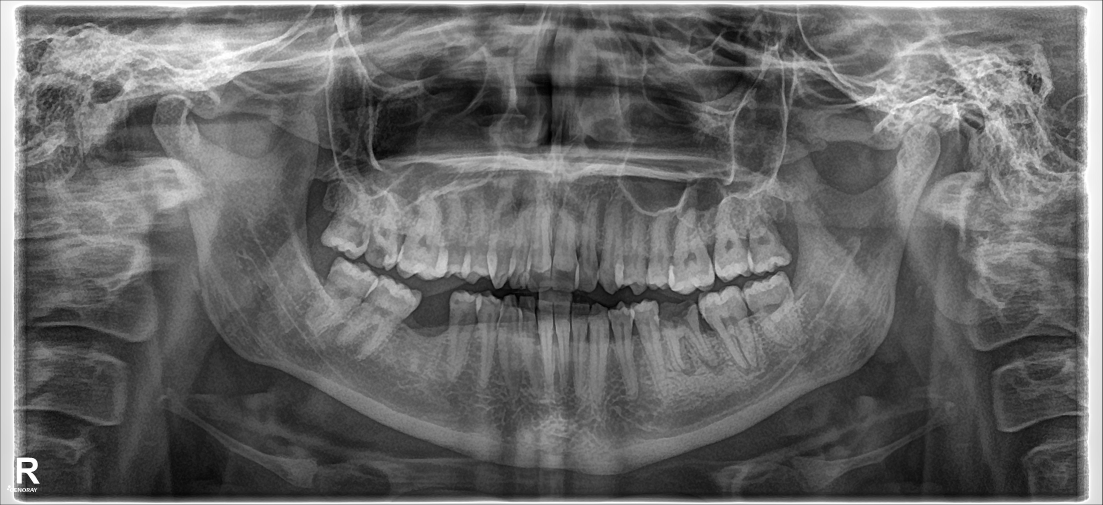
#> input picture TEST/PX_20260116-170007-975.jpg, 4412 x 2020 px (shown at 1/4 size)
$ python -i dentex_infer.py   (imports and definitions only)
#> lines starting #> are read from the running program, lines starting #| are printed output that depends on the picture
#> further down, picture is the input picture: shape (2020, 4412, 3); min 0, max 255, mean 104
"""Inference module for the DENTEX disease segmentation model.

Runs YOLOv11 instance segmentation on a panoramic X-ray and draws
color-coded masks over detected diseased teeth.

Disease classes (matching prepare_dentex_yolo.py):
    0: Impacted          — blue
    1: Caries            — red-orange
    2: Periapical Lesion — yellow
    3: Deep Caries       — bright red
"""
from __future__ import annotations

from dataclasses import dataclass, field
from pathlib import Path

import cv2
import numpy as np
from PIL import Image, ImageDraw

try:
    from ultralytics import YOLO
except ImportError:
    YOLO = None  # type: ignore[assignment,misc]

PROJECT_ROOT = Path(__file__).resolve().parents[2]
DEFAULT_DENTEX_WEIGHTS = PROJECT_ROOT / "runs" / "segment" / "dentex_disease_seg" / "weights" / "best.pt"

CLASS_NAMES = ["Impacted", "Caries", "Caries", "Deep Caries"]

# RGBA fill and outline colors per class
CLASS_COLORS: dict[int, tuple[int, int, int, int]] = {
    0: (80,  130, 220, 160),   # Impacted — blue
    1: (240, 100,  40, 160),   # Caries — orange-red
    2: (230, 210,  30, 160),   # Periapical Lesion — yellow
    3: (220,  30,  30, 180),   # Deep Caries — bright red
}
CLASS_OUTLINE: dict[int, tuple[int, int, int, int]] = {
    0: ( 60, 100, 200, 230),
    1: (220,  60,  10, 230),
    2: (200, 180,   0, 230),
    3: (200,   0,   0, 230),
}


@dataclass
class DetectedTooth:
    class_id: int
    class_name: str
    confidence: float
    box: list[float]      # [x1, y1, x2, y2] in pixels
    mask_polygon: list[tuple[int, int]] | None = None


@dataclass
class DentexResult:
    overlay: Image.Image
    detections: list[DetectedTooth] = field(default_factory=list)
    caries_count: int = 0
    deep_caries_count: int = 0
    periapical_count: int = 0
    impacted_count: int = 0


def apply_clahe(image: Image.Image) -> Image.Image:
    """Apply CLAHE to enhance contrast in a dental X-ray before inference.

    Converts to LAB color space, applies CLAHE only to the L (luminance)
    channel (tile 16×16, clipLimit 2.0), then converts back to RGB.
    This preserves color balance while enhancing local contrast in cavity
    borders, periapical shadows, and bone texture.
    """
    bgr = cv2.cvtColor(np.array(image), cv2.COLOR_RGB2BGR)
    lab = cv2.cvtColor(bgr, cv2.COLOR_BGR2LAB)
#> lab: shape (2020, 4412, 3); mean of channels 0, 1, 2 110.3, 128, 128
    l_channel, a, b = cv2.split(lab)
#> a: shape (2020, 4412); every value is 128
    clahe = cv2.createCLAHE(clipLimit=2.0, tileGridSize=(16, 16))
    l_channel = clahe.apply(l_channel)
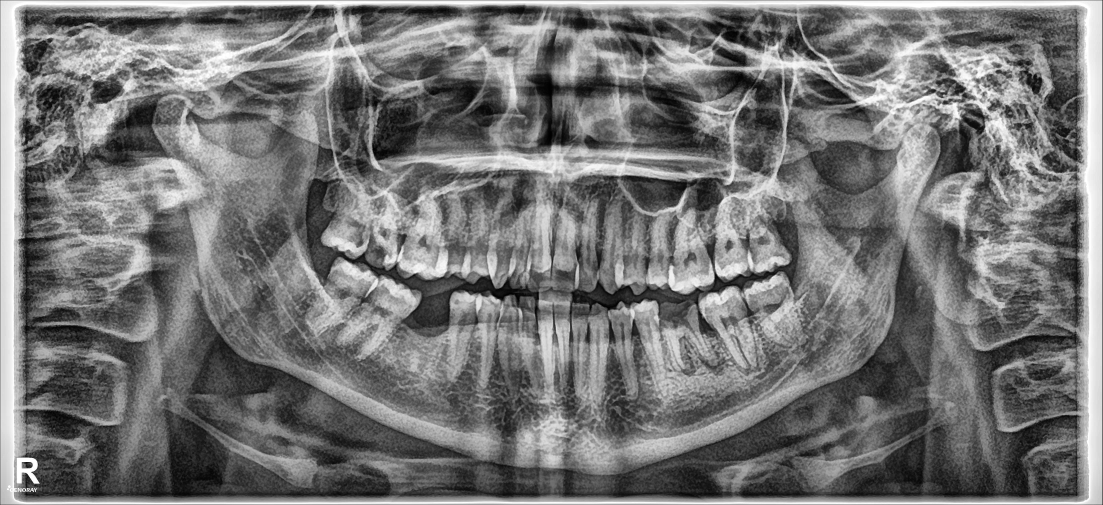
#> l_channel: shape (2020, 4412) (shown at 1/4 size); min 0, max 255, mean 117.1
    lab = cv2.merge((l_channel, a, b))
#> lab: shape (2020, 4412, 3); mean of channels 0, 1, 2 117.1, 128, 128
    bgr = cv2.cvtColor(lab, cv2.COLOR_LAB2BGR)
    return Image.fromarray(cv2.cvtColor(bgr, cv2.COLOR_BGR2RGB))


# [103 lines left out: functions load_dentex_model, run_dentex_inference, not called in this run]

>>> import cv2
>>> picture = cv2.cvtColor(cv2.imread('../../TEST/PX_20260116-170007-975.jpg'), cv2.COLOR_BGR2RGB)
>>> result = apply_clahe(picture)

$ run again, on TEST/PX_20260117-123640-221.jpg
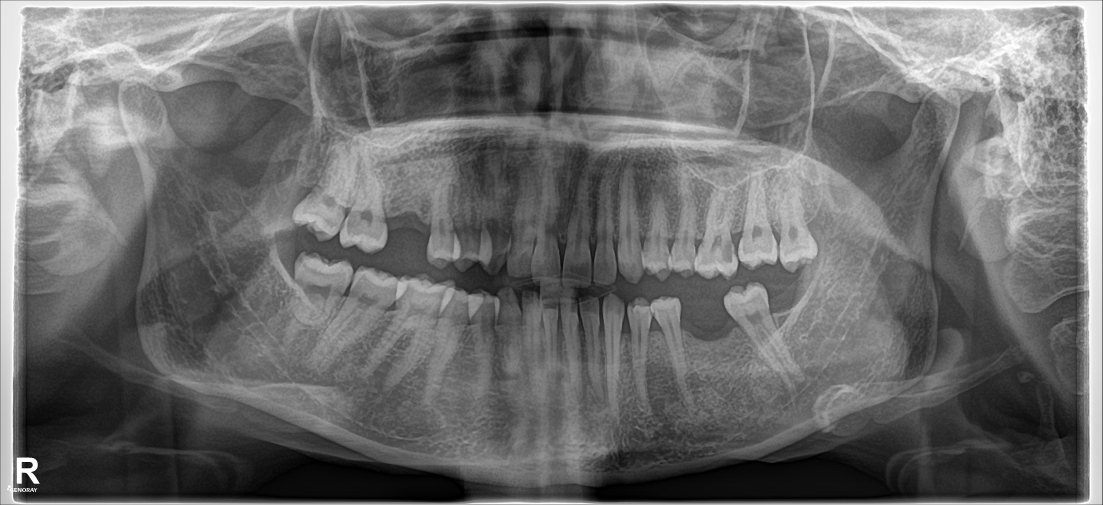
#> input picture TEST/PX_20260117-123640-221.jpg, 4412 x 2020 px (shown at 1/4 size)
#> picture is the input picture: shape (2020, 4412, 3); min 0, max 255, mean 108.8
#> a: shape (2020, 4412); every value is 128
#> in apply_clahe, `l_channel = clahe.apply(l_channel)`:
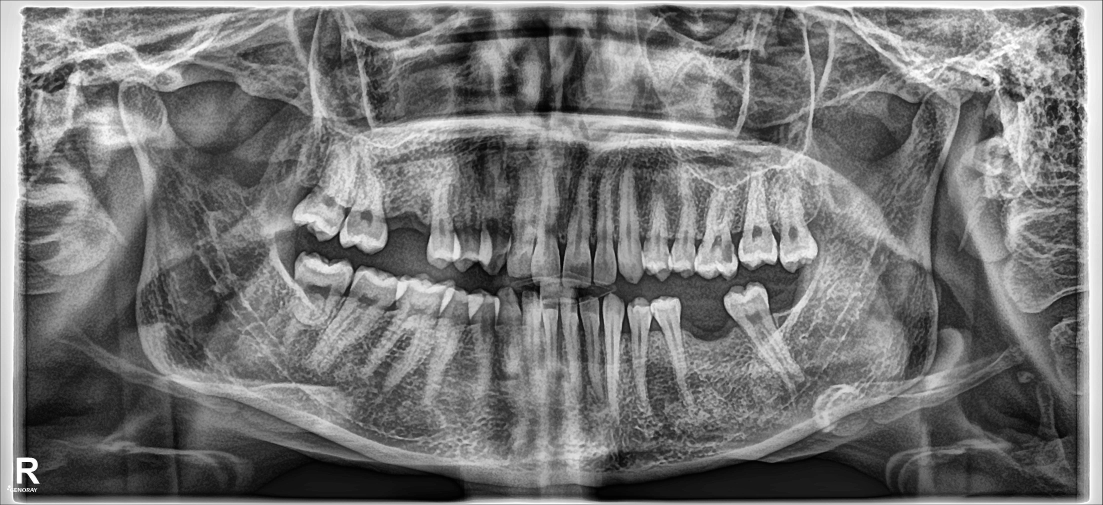
#> l_channel: shape (2020, 4412) (shown at 1/4 size); min 0, max 255, mean 116.8

$ run again, on TEST/PX_20260124-124355-580.jpg
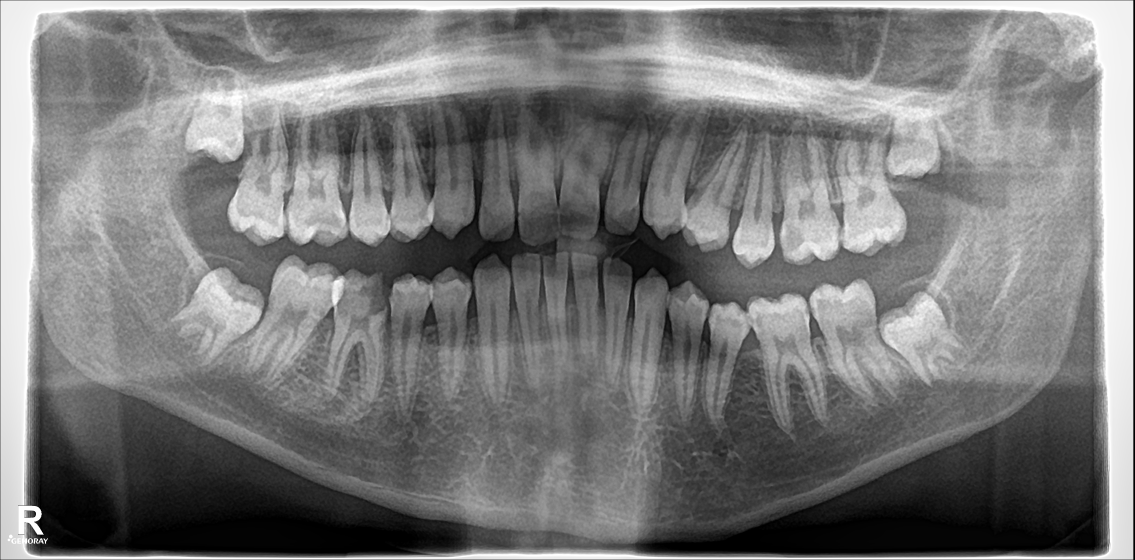
#> input picture TEST/PX_20260124-124355-580.jpg, 3404 x 1680 px (shown at 1/3 size)
#> picture is the input picture: shape (1680, 3404, 3); min 0, max 255, mean 121.8
#> a: shape (1680, 3404); every value is 128
#> in apply_clahe, `l_channel = clahe.apply(l_channel)`:
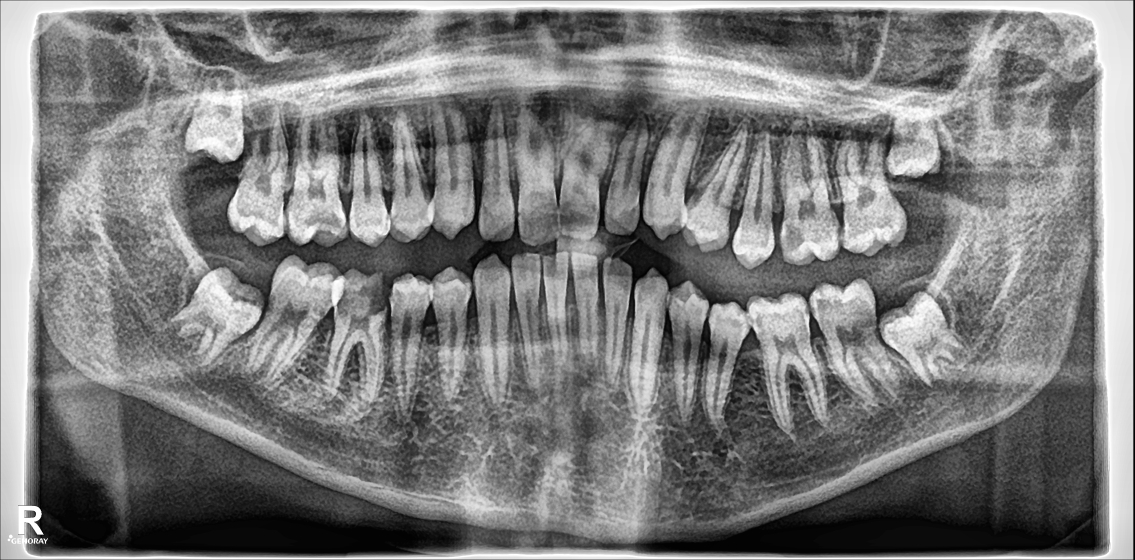
#> l_channel: shape (1680, 3404) (shown at 1/3 size); min 0, max 255, mean 124.9

$ run again, on TEST/PX_22186170322_20250220-163005439_20250220-163005.jpg
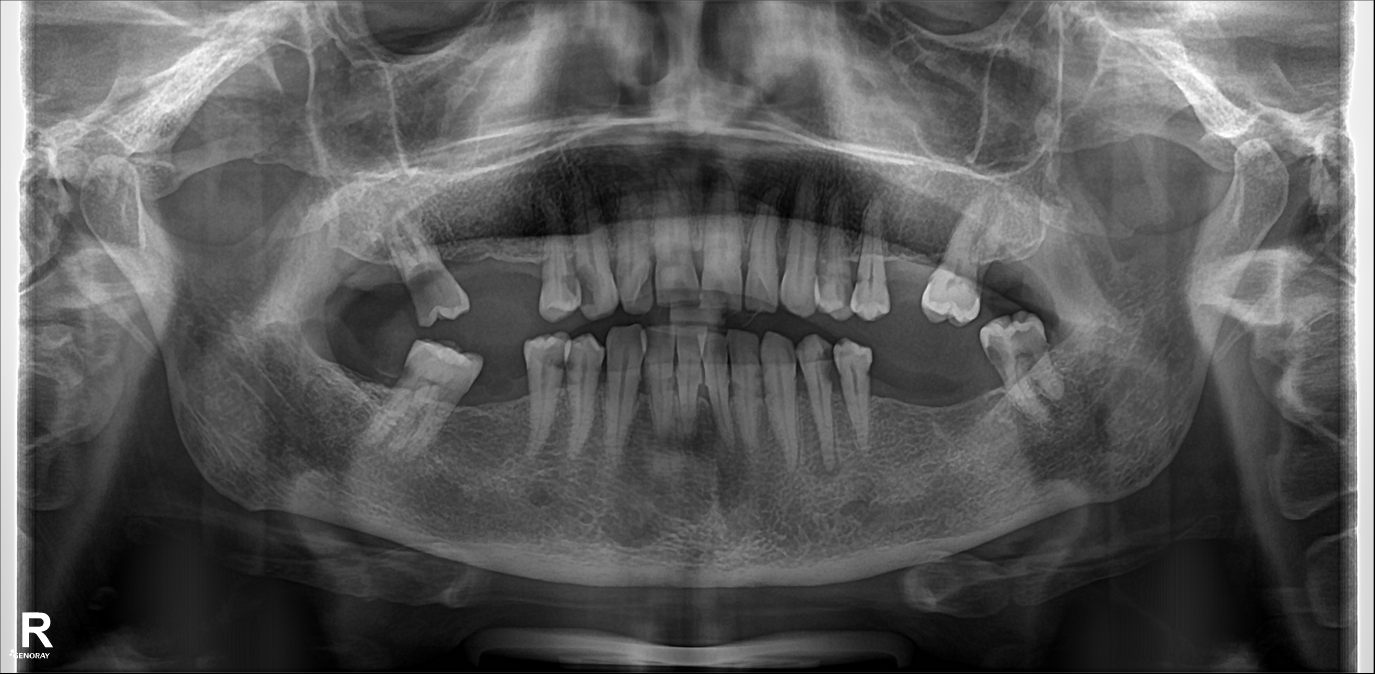
#> input picture TEST/PX_22186170322_20250220-163005439_20250220-163005.jpg, 4124 x 2020 px (shown at 1/3 size)
#> picture is the input picture: shape (2020, 4124, 3); min 0, max 255, mean 90.2
#> a: shape (2020, 4124); every value is 128
#> in apply_clahe, `l_channel = clahe.apply(l_channel)`:
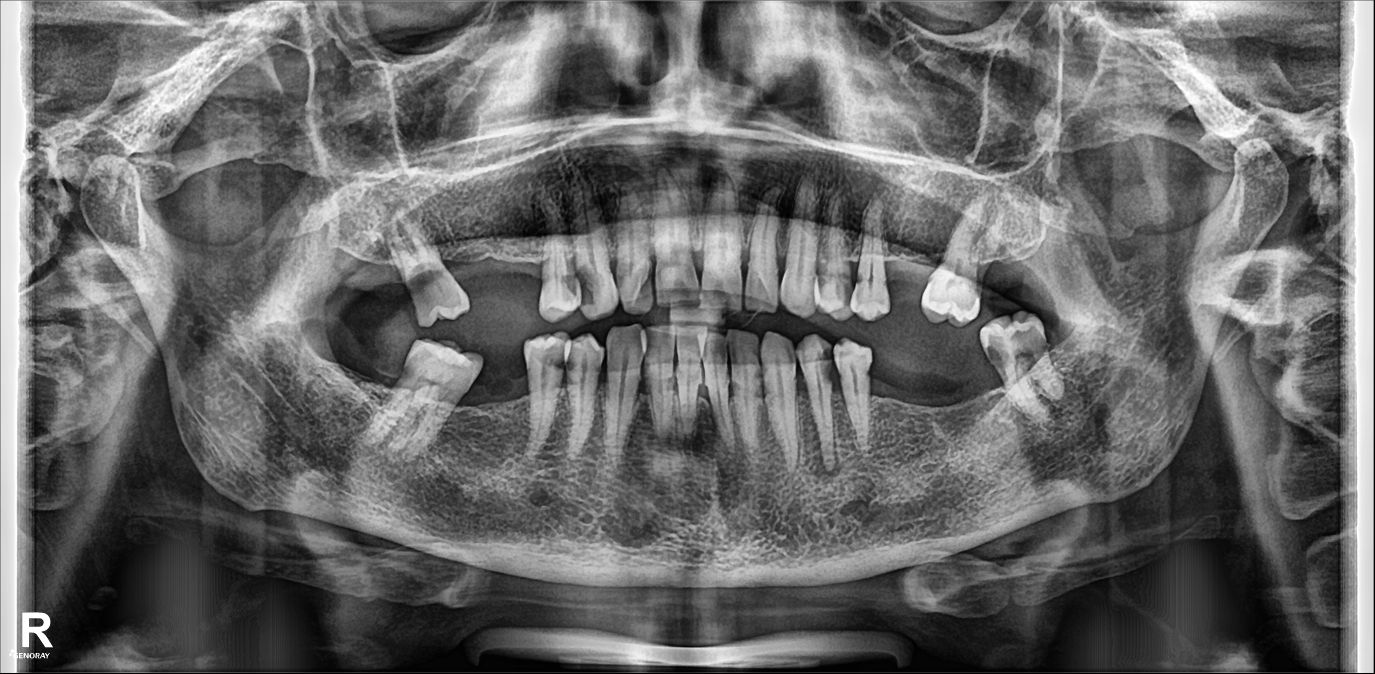
#> l_channel: shape (2020, 4124) (shown at 1/3 size); min 1, max 255, mean 105.3
